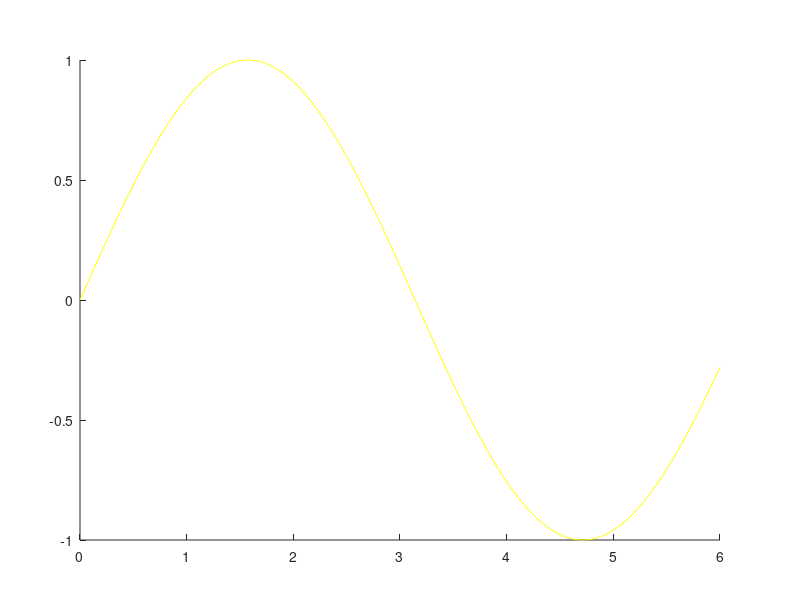

Here is the MATLAB script that generated this plot:
h=figure('Units','Normalized',...
    'Position',[0.2 0.2 0.5 0.5],...
    'Menu', 'none');

ha=axes('Parent',h,'Units','Normalized',...
    'Position',[0.1 0.1 0.8 0.8]);

h1=line('Parent',ha,'XData',[0:0.01:6],'YData',sin([0:0.01:6]),'Color','r');

cstring='gbkmy';
for k=1:5
    set(h1,'Color',cstring(k));
    pause(3);
end